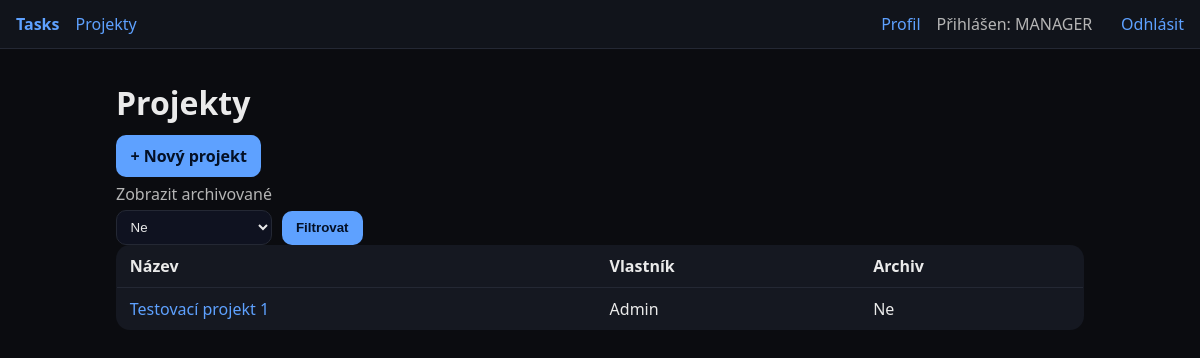
Screenshot of /projects (signed in) with the database file from the repository.
### app/models.py (models this page shows)
class Project(Base):
    __tablename__ = "projects"
    id: Mapped[int] = mapped_column(Integer, primary_key=True)
    name: Mapped[str] = mapped_column(String, index=True)
    description: Mapped[str] = mapped_column(Text, default="")
    archived: Mapped[bool] = mapped_column(Boolean, default=False)
    owner_id: Mapped[int] = mapped_column(ForeignKey("users.id"))
    created_at: Mapped[datetime] = mapped_column(DateTime, default=func.now())
    owner = relationship("User")
    tasks = relationship("Task", back_populates="project", cascade="all, delete-orphan")
    members = relationship("ProjectMember", back_populates="project", cascade="all, delete-orphan")

class User(Base):
    __tablename__ = "users"
    id: Mapped[int] = mapped_column(Integer, primary_key=True, index=True)
    email: Mapped[str] = mapped_column(String, unique=True, index=True)
    password_hash: Mapped[str] = mapped_column(String)
    full_name: Mapped[str] = mapped_column(String, default="")
    role: Mapped[str] = mapped_column(String, default="USER")
    created_at: Mapped[datetime] = mapped_column(DateTime, default=func.now())
    tasks = relationship("Task", back_populates="assignee")

### app/routers/projects.py (the view)
@router.get("", response_class=HTMLResponse)
def list_projects(request: Request, db: Session = Depends(get_db), user: User = Depends(current_user)):
    projects = db.query(Project).join(ProjectMember, isouter=True).filter(
        (Project.owner_id == user.id) | (ProjectMember.user_id == user.id)
    ).distinct().all()
    return templates.TemplateResponse("projects/list.html", {"request": request, "projects": projects, "user": user})

### templates/projects/list.html (shortened to what this page needs)
{% extends 'base.html' %}
{% block content %}
<h1>Projekty</h1>
{% if request.session.get('role') in ['ADMIN','MANAGER'] %}
  <p><a class="btn" href="/projects/new">+ Nový projekt</a></p>
{% endif %}
<form method="get" class="form inline" action="/projects">
  <label>Zobrazit archivované
    <select name="show_archived">
      <option value="">Ne</option>
    </select>
  </label>
  <button type="submit">Filtrovat</button>
</form>
<table class="table">
  <thead><tr><th>Název</th><th>Vlastník</th><th>Archiv</th></tr></thead>
  <tbody>
    {% for p in projects %}
      {% if request.query_params.get('show_archived')=='1' or not p.archived %}
      <tr>
        <td><a href="/projects/{{p.id}}">{{ p.name }}</a></td>
        <td>{{ p.owner.full_name or p.owner.email }}</td>
        <td>{{ 'Ano' if p.archived else 'Ne' }}</td>
      </tr>
      {% endif %}
    {% else %}
      <tr><td colspan="3">Žádné projekty</td></tr>
    {% endfor %}
  </tbody>
</table>
{% endblock %}

### static/styles.css (style rules this page uses)
:root { --bg:#0b0c10; --card:#151821; --text:#eaeaea; --muted:#b5b5b5; --acc:#5ea1ff; }
* { box-sizing: border-box; }
body { margin:0; font-family: ui-sans-serif, system-ui, -apple-system, Segoe UI, Roboto, Arial; background:var(--bg); color:var(--text); }
a { color: var(--acc); text-decoration: none; }
.table { width:100%; border-collapse: collapse; background: var(--card); border:1px solid #242834; border-radius: 14px; overflow: hidden; }
.table th, .table td { padding:.6rem .8rem; border-bottom:1px solid #242834; text-align:left; }
.btn, button { background: var(--acc); color:#041025; border:0; padding:.6rem .9rem; border-radius:10px; cursor:pointer; font-weight:600; }
.form { display:flex; flex-direction: column; gap:.6rem; background: var(--card); border:1px solid #242834; padding:1rem; border-radius:14px; }
.form.inline { flex-direction: row; align-items: end; gap:.6rem; background: transparent; border: 0; padding: 0; }
label { display:flex; flex-direction: column; gap:.3rem; color: var(--muted); }
input, select, textarea { background:#0f1220; color: var(--text); border:1px solid #242834; border-radius:10px; padding:.5rem .6rem; }

### rows the page displays
Project: name "Testovací projekt 1", owner "Admin", archived "Ne"

### other values shown
{{ role or 'USER' }} "MANAGER"
